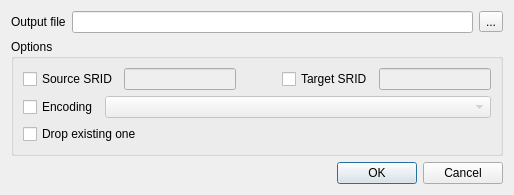
<?xml version="1.0" encoding="UTF-8"?>
<ui version="4.0">
 <class>DbManagerDlgExportVector</class>
 <widget class="QDialog" name="DbManagerDlgExportVector">
  <property name="geometry">
   <rect>
    <x>0</x>
    <y>0</y>
    <width>514</width>
    <height>185</height>
   </rect>
  </property>
  <property name="windowTitle">
   <string>Export to vector file</string>
  </property>
  <layout class="QGridLayout" name="gridLayout_2">
   <item row="0" column="0">
    <widget class="QLabel" name="label_5">
     <property name="sizePolicy">
      <sizepolicy hsizetype="Fixed" vsizetype="Preferred">
       <horstretch>0</horstretch>
       <verstretch>0</verstretch>
      </sizepolicy>
     </property>
     <property name="text">
      <string>Output file</string>
     </property>
    </widget>
   </item>
   <item row="0" column="1">
    <widget class="QLineEdit" name="editOutputFile">
     <property name="text">
      <string notr="true"/>
     </property>
    </widget>
   </item>
   <item row="0" column="2">
    <widget class="QToolButton" name="btnChooseOutputFile">
     <property name="text">
      <string>...</string>
     </property>
    </widget>
   </item>
   <item row="1" column="0" colspan="3">
    <widget class="QGroupBox" name="groupBox_2">
     <property name="title">
      <string>Options</string>
     </property>
     <layout class="QGridLayout" name="gridLayout">
      <item row="0" column="0" colspan="2">
       <layout class="QHBoxLayout" name="horizontalLayout">
        <item>
         <widget class="QCheckBox" name="chkSourceSrid">
          <property name="text">
           <string>Source SRID</string>
          </property>
         </widget>
        </item>
        <item>
         <widget class="QLineEdit" name="editSourceSrid">
          <property name="enabled">
           <bool>false</bool>
          </property>
          <property name="text">
           <string notr="true"/>
          </property>
         </widget>
        </item>
        <item>
         <spacer name="spacer">
          <property name="orientation">
           <enum>Qt::Horizontal</enum>
          </property>
          <property name="sizeType">
           <enum>QSizePolicy::Fixed</enum>
          </property>
          <property name="sizeHint" stdset="0">
           <size>
            <width>40</width>
            <height>20</height>
           </size>
          </property>
         </spacer>
        </item>
        <item>
         <widget class="QCheckBox" name="chkTargetSrid">
          <property name="text">
           <string>Target SRID</string>
          </property>
         </widget>
        </item>
        <item>
         <widget class="QLineEdit" name="editTargetSrid">
          <property name="enabled">
           <bool>false</bool>
          </property>
          <property name="text">
           <string notr="true"/>
          </property>
         </widget>
        </item>
       </layout>
      </item>
      <item row="1" column="0">
       <widget class="QCheckBox" name="chkEncoding">
        <property name="text">
         <string>Encoding</string>
        </property>
       </widget>
      </item>
      <item row="1" column="1">
       <widget class="QComboBox" name="cboEncoding">
        <property name="enabled">
         <bool>false</bool>
        </property>
        <property name="sizePolicy">
         <sizepolicy hsizetype="Expanding" vsizetype="Fixed">
          <horstretch>0</horstretch>
          <verstretch>0</verstretch>
         </sizepolicy>
        </property>
        <property name="editable">
         <bool>false</bool>
        </property>
        <property name="insertPolicy">
         <enum>QComboBox::NoInsert</enum>
        </property>
       </widget>
      </item>
      <item row="2" column="0" colspan="2">
       <widget class="QCheckBox" name="chkDropTable">
        <property name="text">
         <string>Drop existing one</string>
        </property>
       </widget>
      </item>
     </layout>
    </widget>
   </item>
   <item row="2" column="0" colspan="3">
    <widget class="QDialogButtonBox" name="buttonBox">
     <property name="orientation">
      <enum>Qt::Horizontal</enum>
     </property>
     <property name="standardButtons">
      <set>QDialogButtonBox::Cancel|QDialogButtonBox::Ok</set>
     </property>
    </widget>
   </item>
  </layout>
 </widget>
 <tabstops>
  <tabstop>chkSourceSrid</tabstop>
  <tabstop>editSourceSrid</tabstop>
  <tabstop>chkEncoding</tabstop>
  <tabstop>cboEncoding</tabstop>
  <tabstop>buttonBox</tabstop>
 </tabstops>
 <resources/>
 <connections>
  <connection>
   <sender>buttonBox</sender>
   <signal>rejected()</signal>
   <receiver>DbManagerDlgExportVector</receiver>
   <slot>reject()</slot>
   <hints>
    <hint type="sourcelabel">
     <x>325</x>
     <y>518</y>
    </hint>
    <hint type="destinationlabel">
     <x>286</x>
     <y>274</y>
    </hint>
   </hints>
  </connection>
  <connection>
   <sender>chkSourceSrid</sender>
   <signal>toggled(bool)</signal>
   <receiver>editSourceSrid</receiver>
   <slot>setEnabled(bool)</slot>
   <hints>
    <hint type="sourcelabel">
     <x>115</x>
     <y>390</y>
    </hint>
    <hint type="destinationlabel">
     <x>166</x>
     <y>394</y>
    </hint>
   </hints>
  </connection>
  <connection>
   <sender>chkTargetSrid</sender>
   <signal>toggled(bool)</signal>
   <receiver>editTargetSrid</receiver>
   <slot>setEnabled(bool)</slot>
   <hints>
    <hint type="sourcelabel">
     <x>360</x>
     <y>396</y>
    </hint>
    <hint type="destinationlabel">
     <x>435</x>
     <y>394</y>
    </hint>
   </hints>
  </connection>
  <connection>
   <sender>chkEncoding</sender>
   <signal>toggled(bool)</signal>
   <receiver>cboEncoding</receiver>
   <slot>setEnabled(bool)</slot>
   <hints>
    <hint type="sourcelabel">
     <x>98</x>
     <y>415</y>
    </hint>
    <hint type="destinationlabel">
     <x>201</x>
     <y>414</y>
    </hint>
   </hints>
  </connection>
  <connection>
   <sender>buttonBox</sender>
   <signal>accepted()</signal>
   <receiver>DbManagerDlgExportVector</receiver>
   <slot>accept()</slot>
   <hints>
    <hint type="sourcelabel">
     <x>452</x>
     <y>505</y>
    </hint>
    <hint type="destinationlabel">
     <x>508</x>
     <y>243</y>
    </hint>
   </hints>
  </connection>
 </connections>
</ui>
